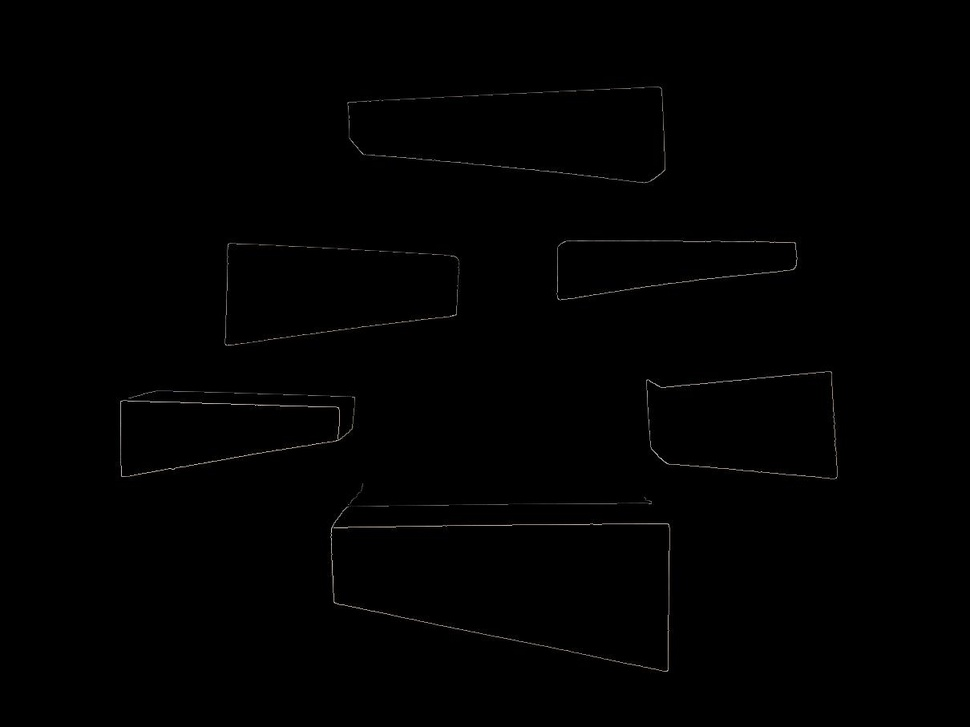
//> input picture example/pic1_Edge Map.jpg, 970 x 727 px, shrunk from 1210 x 907 before the run
$ ./main '../example/pic1_Edge Map.jpg'   (built with g++ and OpenCV 4)
//> lines starting //> are read from the running program, lines starting //| are printed output that depends on the picture; after the words box and inside, x2 and y2 are one past the last pixel; in counts of white or black regions, pixels touching at a corner belong together
//> further down, src is the input picture: 727 rows x 970 cols, CV_8UC3; mean B, G, R 0.9, 0.9, 0.9
#include "opencv2/imgproc/imgproc.hpp"
#include "opencv2/highgui/highgui.hpp"

#include <iostream>
#include <math.h>
#include <stdlib.h>
#include <stdio.h>

using namespace cv;

/// Global variables

Mat src, src_gray;
Mat dst, detected_edges, color_dst;

int lowThreshold = 35;
int const max_lowThreshold = 100;
int ratio = 3;
int kernel_size = 3;
char* window_name = "Edge Map";

/**
 * @function detectorCallback
 * @brief Trackbar callback - Canny thresholds input with a ratio 1:3
 */
void detectorCallback(int, void*)
{
    /// Reduce noise with a kernel 3x3
    blur( src_gray, detected_edges, Size(3,3) );

    /// Canny detector
    Canny( detected_edges, detected_edges, lowThreshold, lowThreshold*ratio, kernel_size );
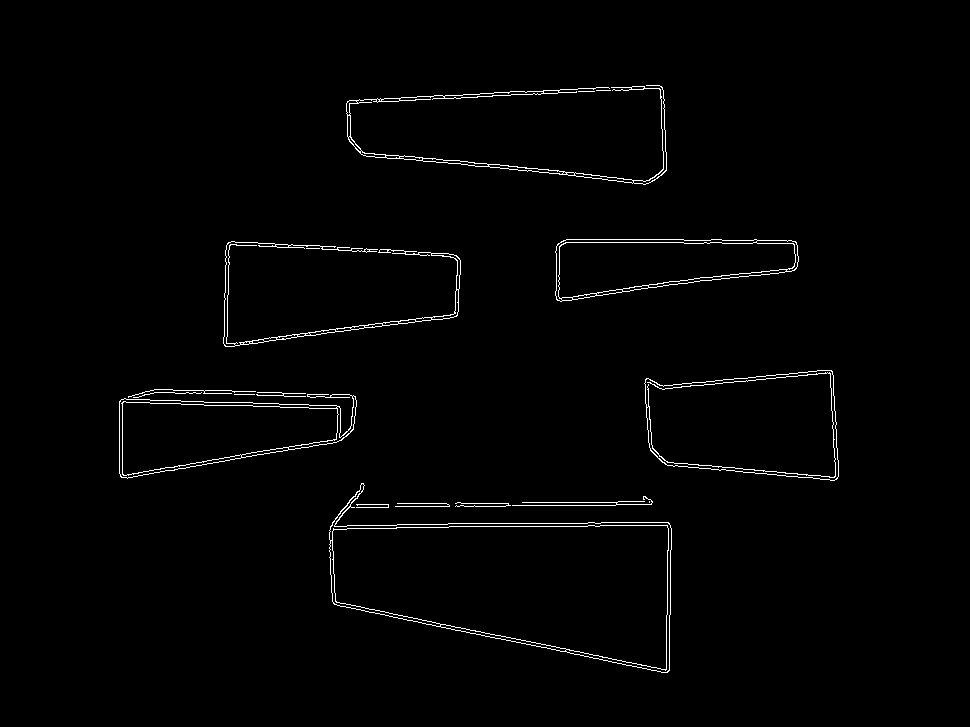
//> detected_edges: 727 rows x 970 cols, CV_8UC1; 1.3% white in thin lines or dots, all inside (x1, y1, x2, y2) = (119, 85, 839, 673)

    /// Using Canny's output as a mask, we display our result
    dst = Scalar::all(0);

    src.copyTo( dst, detected_edges);

    /// Hough
    cvtColor( detected_edges, color_dst, CV_GRAY2BGR );

    std::vector<Vec4i> lines;
    HoughLinesP( detected_edges, lines, 1, CV_PI/180, 80, 30, 10 );
//> lines = 47 lines (x1, y1, x2, y2), first 8: [224, 344, 375, 323], [558, 300, 721, 278], [346, 103, 631, 88], [378, 252, 457, 256], [363, 155, 548, 172], [404, 155, 652, 181], [334, 247, 448, 253], [560, 242, 683, 242]
    for( size_t i = 0; i < lines.size(); i++ )
    {
        line( color_dst, Point(lines[i][0], lines[i][1]),
              Point(lines[i][2], lines[i][3]), Scalar(0,0,255), 3, 8 );
    }
//> this loop made 47 passes
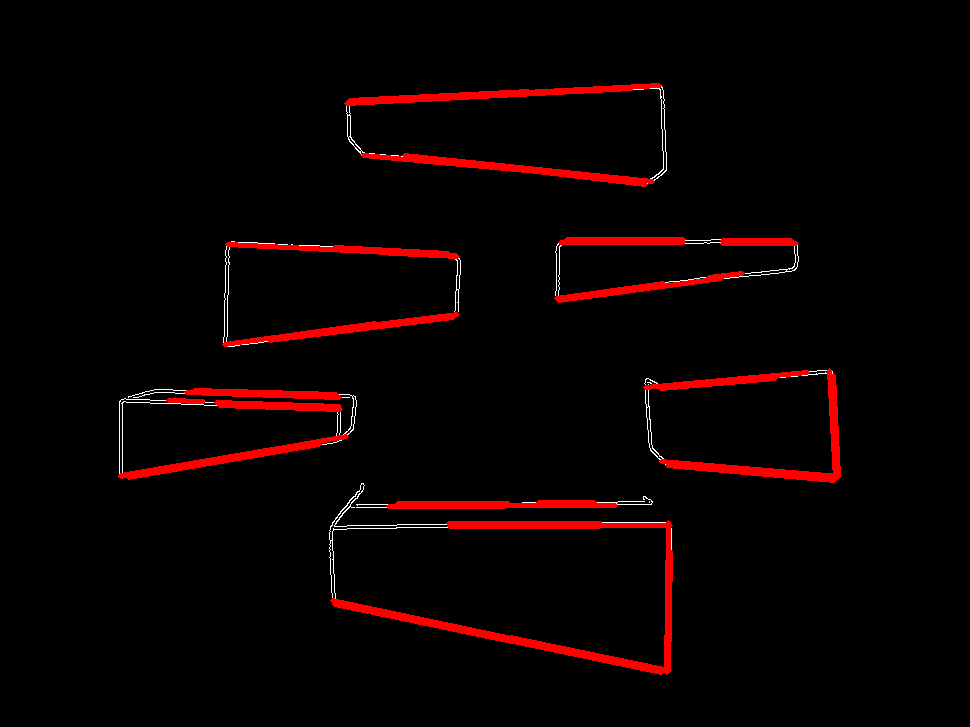
//> color_dst: 727 rows x 970 cols, CV_8UC3; mean B, G, R 1, 1, 10.1

    imshow( window_name, color_dst );
}


/** @function main */
int main( int argc, char** argv )
{
    std::cout << argc << " arguments provided" << std::endl;
    std::cout << "Canny Edge Detector\n" << std::endl;
    /// Check input
    if(argc < 2){
        std::cout << "No Input defined!" << std::endl;
        return -1;
    }

    /// Load an image
    src = imread( argv[1] );

    if( !src.data )
    {
        std::cout << "Input wrong!" << std::endl;
        return -1;
    }

    /// Create a matrix of the same type and size as src (for dst)
    dst.create( src.size(), src.type() );

    /// Convert the image to grayscale
    cvtColor( src, src_gray, CV_BGR2GRAY );

    /// Create a window
    namedWindow( window_name, CV_WINDOW_AUTOSIZE );

    /// Create a Trackbar for user to enter threshold
    createTrackbar( "Min Threshold:", window_name, &lowThreshold, max_lowThreshold, detectorCallback );

    /// Show the image
    detectorCallback(0, 0);

    /// Wait until user exit program by pressing a key
    waitKey(0);

    return 0;
}
